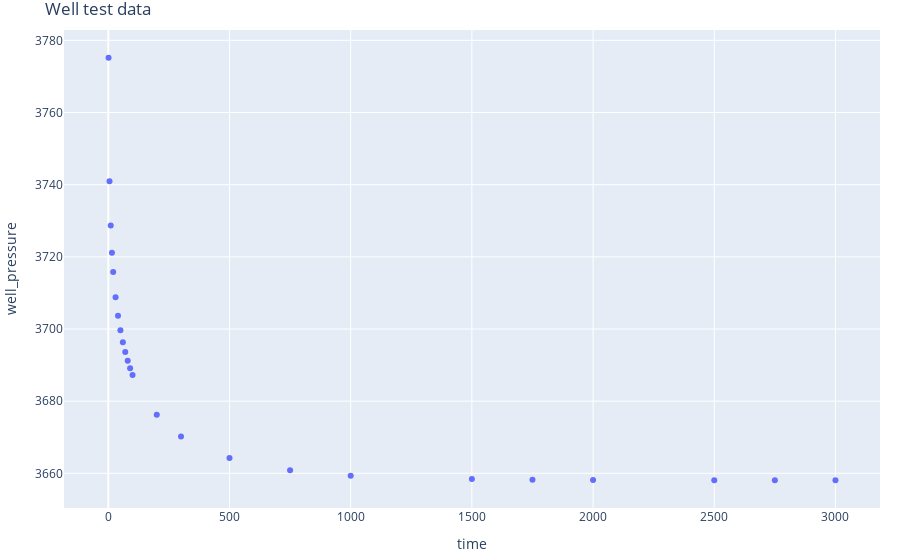

The code cell stored with this chart in its notebook:
### Markdown cell above
Utilizing **Pandas** to read from the file to a data frame. Makes life much easier.  
**Plotly** module in python is used to visualize the data interactively.  
The modules could be installed with pip or conda. here is the link which shows how to use it whithin Jupyter lab/notebook:  
[Plotly installation](https://plotly.com/python/getting-started/#installation)

### Code cell
data = pd.read_csv('data/well_bhp.dat', sep='\t', header=0, index_col=False)
fig = px.scatter(data, x="time", y="well_pressure", title='Well test data')
fig.update_layout(margin=dict(l=10, r=20, t=30, b=20))
fig.show()

### Figure 1 — Plotly figure (JSON) as saved in the notebook; plotly's stock layout.template omitted (floating-point values rounded to 4 significant figures)
{"data": [{"hovertemplate": "time=%{x}<br>well_pressure=%{y}<extra></extra>", "legendgroup": "", "marker": {"color": "#636efa", "symbol": "circle"}, "mode": "markers", "name": "", "orientation": "v", "showlegend": false, "type": "scatter", "x": [1.0, 5.0, 10.0, 15, 20.0, 30, 40.0, 50.0, 60, 70.0, 80.0, 90, 100.0, 200.0, 300, 500.0, 750, 1000.0, 1500, 1750.0, 2000.0, 2500.0, 2750.0, 3000], "xaxis": "x", "y": [3775.0, 3741.0, 3729.0, 3721.0, 3716.0, 3709.0, 3704.0, 3700.0, 3696.0, 3694.0, 3691.0, 3689.0, 3687.0, 3676.0, 3670.0, 3664.0, 3661.0, 3659.0, 3658.0, 3658.0, 3658.0, 3658.0, 3658.0, 3658.0], "yaxis": "y"}], "layout": {"autosize": true, "legend": {"tracegroupgap": 0}, "margin": {"b": 20, "l": 10, "r": 20, "t": 30}, "title": {"text": "Well test data"}, "xaxis": {"anchor": "y", "autorange": true, "domain": [0, 1], "range": [-177.0, 3178.0], "title": {"text": "time"}, "type": "linear"}, "yaxis": {"anchor": "x", "autorange": true, "domain": [0, 1], "range": [3650.0, 3784.0], "title": {"text": "well_pressure"}, "type": "linear"}}}
